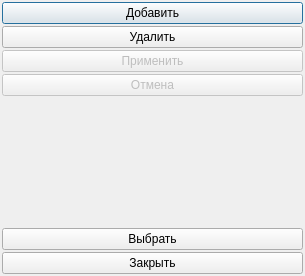
<?xml version="1.0" encoding="UTF-8"?>
<ui version="4.0">
 <class>editTable</class>
 <widget class="QDialog" name="editTable">
  <property name="geometry">
   <rect>
    <x>0</x>
    <y>0</y>
    <width>305</width>
    <height>276</height>
   </rect>
  </property>
  <property name="windowTitle">
   <string/>
  </property>
  <property name="modal">
   <bool>true</bool>
  </property>
  <layout class="QHBoxLayout" name="horizontalLayout">
   <property name="spacing">
    <number>2</number>
   </property>
   <property name="margin">
    <number>2</number>
   </property>
   <item>
    <layout class="QVBoxLayout" name="verticalLayout_2">
     <property name="spacing">
      <number>2</number>
     </property>
    </layout>
   </item>
   <item>
    <layout class="QVBoxLayout" name="verticalLayout">
     <property name="spacing">
      <number>2</number>
     </property>
     <item>
      <widget class="QPushButton" name="addButton">
       <property name="text">
        <string>Добавить</string>
       </property>
       <property name="icon">
        <iconset resource="../icons.qrc">
         <normaloff>:/16x16/add/ico/edit_add_16x16.png</normaloff>:/16x16/add/ico/edit_add_16x16.png</iconset>
       </property>
      </widget>
     </item>
     <item>
      <widget class="QPushButton" name="delButton">
       <property name="text">
        <string>Удалить</string>
       </property>
       <property name="icon">
        <iconset resource="../icons.qrc">
         <normaloff>:/16x16/cancelDel/ico/del_16x16.png</normaloff>:/16x16/cancelDel/ico/del_16x16.png</iconset>
       </property>
      </widget>
     </item>
     <item>
      <widget class="QPushButton" name="submitButton">
       <property name="enabled">
        <bool>false</bool>
       </property>
       <property name="text">
        <string>Применить</string>
       </property>
       <property name="icon">
        <iconset resource="../icons.qrc">
         <normaloff>:/16x16/apply/ico/apply_16x16.png</normaloff>:/16x16/apply/ico/apply_16x16.png</iconset>
       </property>
      </widget>
     </item>
     <item>
      <widget class="QPushButton" name="revertButton">
       <property name="enabled">
        <bool>false</bool>
       </property>
       <property name="text">
        <string>Отмена</string>
       </property>
       <property name="icon">
        <iconset resource="../icons.qrc">
         <normaloff>:/16x16/revert/ico/revert_16x16.png</normaloff>:/16x16/revert/ico/revert_16x16.png</iconset>
       </property>
      </widget>
     </item>
     <item>
      <spacer name="verticalSpacer">
       <property name="orientation">
        <enum>Qt::Vertical</enum>
       </property>
       <property name="sizeHint" stdset="0">
        <size>
         <width>20</width>
         <height>128</height>
        </size>
       </property>
      </spacer>
     </item>
     <item>
      <widget class="QPushButton" name="selectButton">
       <property name="text">
        <string>Выбрать</string>
       </property>
       <property name="icon">
        <iconset resource="../icons.qrc">
         <normaloff>:/16x16/apply/ico/agt_action_success_16x16.png</normaloff>:/16x16/apply/ico/agt_action_success_16x16.png</iconset>
       </property>
      </widget>
     </item>
     <item>
      <widget class="QPushButton" name="closeButton">
       <property name="text">
        <string>Закрыть</string>
       </property>
       <property name="icon">
        <iconset resource="../icons.qrc">
         <normaloff>:/16x16/cancelDel/ico/button_cancel_16x16 (1).png</normaloff>:/16x16/cancelDel/ico/button_cancel_16x16 (1).png</iconset>
       </property>
      </widget>
     </item>
    </layout>
   </item>
  </layout>
 </widget>
 <resources>
  <include location="../icons.qrc"/>
 </resources>
 <connections>
  <connection>
   <sender>closeButton</sender>
   <signal>clicked()</signal>
   <receiver>editTable</receiver>
   <slot>close()</slot>
   <hints>
    <hint type="sourcelabel">
     <x>248</x>
     <y>253</y>
    </hint>
    <hint type="destinationlabel">
     <x>245</x>
     <y>184</y>
    </hint>
   </hints>
  </connection>
 </connections>
</ui>
